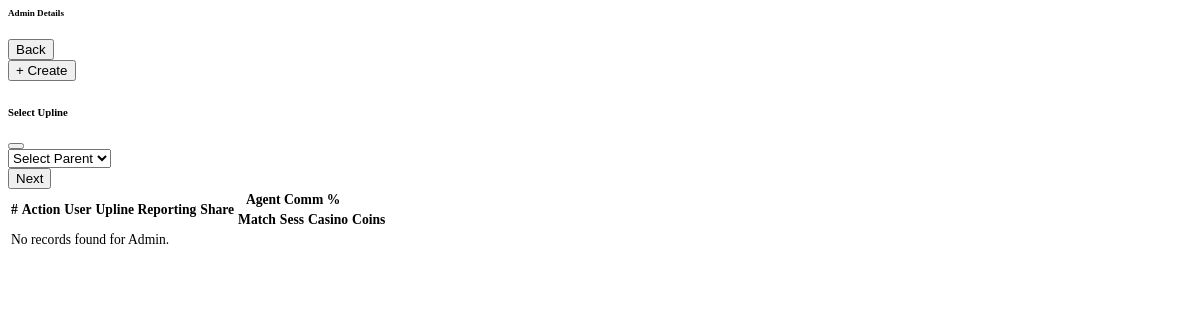
Before: /get-downline/Admin/ (signed in) with the older database file.
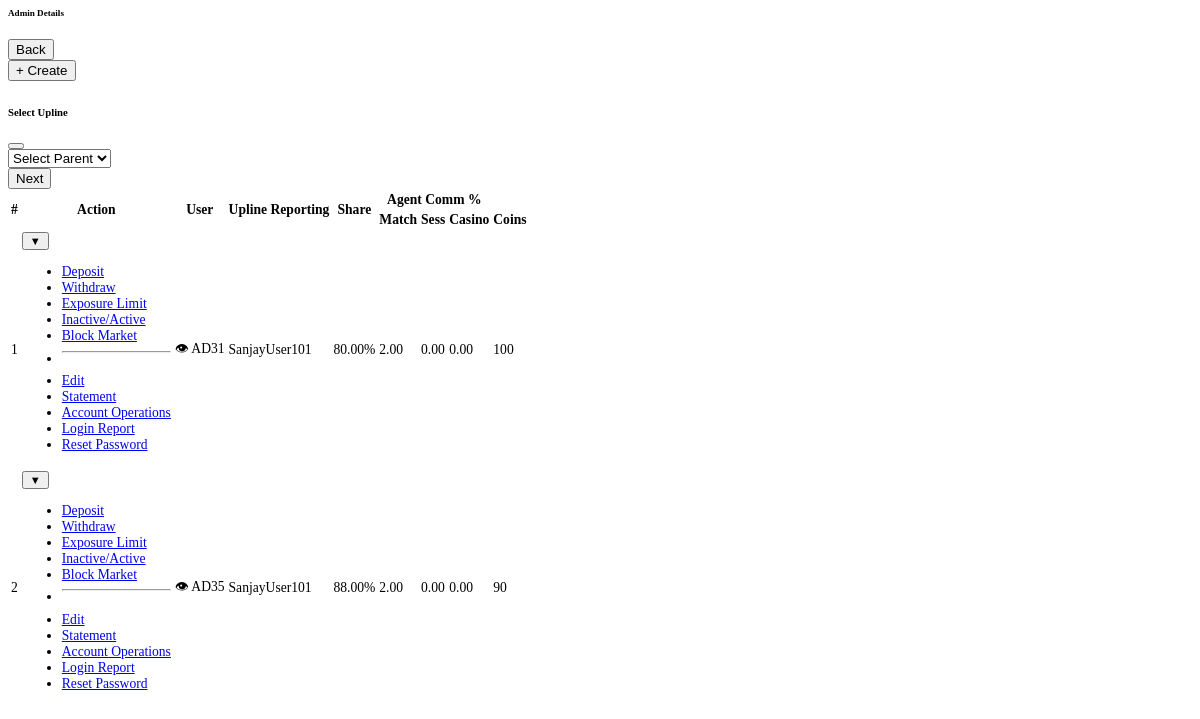
After: the same page with the newer database file.
### UserManager/models.py (models this page shows, shortened)
class Account(models.Model):
    user = models.OneToOneField(
        settings.AUTH_USER_MODEL,
        on_delete=models.CASCADE,
        related_name="account"
    )
    parent = models.ForeignKey(
        "self",
        on_delete=models.PROTECT,
        null=True,
        blank=True,
        related_name="children"
    )
    role = models.CharField(
        max_length=20,
        choices=Role.choices,
        db_index=True
    )
    coins = models.IntegerField(default=0)
    match_share = models.DecimalField(max_digits=5, decimal_places=2, default=0)
    casino_share = models.DecimalField(max_digits=5, decimal_places=2, default=0)
    COMMISSION_TYPE = [
        ("BET_BY_BET", "Bet by Bet"),
        ("NO_COMMISSION", "No Commission"),
    ]
    commission_type = models.CharField(
        max_length=20,
        choices=COMMISSION_TYPE
    )
    match_commission = models.DecimalField(max_digits=5, decimal_places=2, default=0)
    session_commission = models.DecimalField(max_digits=5, decimal_places=2, default=0)
    casino_commission = models.DecimalField(max_digits=5, decimal_places=2, default=0)
    share_type = models.CharField(
        max_length=20,
        choices=[
            ("CHANGE", "CHANGE"),
            ("FIXED", "FIXED"),
        ],
        default="FIXED"
    )
    ip_address = models.GenericIPAddressField(null=True, blank=True)
    location = models.CharField(max_length=30, null=True, blank=True)
    created_at = models.DateTimeField(auto_now_add=True)
    class Meta:
        constraints = [
            models.CheckConstraint(
                condition=Q(match_share__gte=0, match_share__lte=100),
                name="match_share_0_100"
            ),
            models.CheckConstraint(
                condition=Q(casino_share__gte=0, casino_share__lte=100),
                name="casino_share_0_100"
            ),
        ]
    def __str__(self):
        return f"{self.user.username} ({self.role})"

class User(AbstractUser):
    role = models.CharField(
        max_length=20,
        choices=Role.choices,
        default=Role.CLIENT,
        db_index=True
    )
    objects = UserManager()

### UserManager/views.py (the view)
# urls.py: path('get-downline/<str:role_name>/', views.get_downline_data, name='get_downline_data'),
@login_required
def get_downline_data(request, role_name):
    try:
        user_account = Account.objects.get(user=request.user)
        accounts = Account.objects.filter(
            parent=user_account,
            role__iexact=role_name
        ).select_related('user')
        for data in accounts:
            print(data.user.username , data.role,data.coins, data.match_share, data.match_commission,data.session_commission,data.casino_share,data.casino_commission)
        my_level = ROLE_LEVEL.get(user_account.role, 0)
        target_level = ROLE_LEVEL.get(role_name.capitalize(), 0)
        print(accounts)
        return render(request, "usermanagement/partials/agent_table.html", {
            "target_role": role_name.capitalize(),
            "accounts": accounts,
            "target_level": target_level,
            "my_level": my_level,
        })
    except Exception as e:
        print(f"Error in get_downline_data: {e}")
        return HttpResponse("Internal Server Error", status=500)

### UserManager/templates/usermanagement/partials/agent_table.html (shortened to what this page needs)
<div class="card shadow-sm border-0">
    <div class="card-header d-flex justify-content-between align-items-center bg-dark text-white py-2"
        style="font-size: 0.85rem; max-width: 1500px;">
        <h6 class="mb-0 text-uppercase">{{ target_role }} Details</h6>
        <button class="btn btn-primary btn-sm px-3" onclick="location.reload()">Back</button>
    </div>
    <div class="p-3 bg-white">
        <div class="mb-3">
            <button class="btn btn-primary btn-sm px-4"
                onclick="handleCreateClick('{{ target_role }}', {{ my_level|default:0 }}, {{ target_level|default:0 }})">
                + Create
            </button>
        </div>
        <div class="modal fade" id="uplineModal" tabindex="-1" aria-hidden="true">
            <div class="modal-dialog modal-dialog-centered">
                <div class="modal-content">
                    <div class="modal-header bg-dark text-white py-2">
                        <h6 class="modal-title">Select Upline</h6>
                        <button type="button" class="btn-close btn-close-white" data-bs-dismiss="modal"></button>
                    </div>
                    <div class="modal-body p-4">
                        <select class="form-select" id="parentSelect">
                            <option selected disabled>Select Parent</option>
                        </select>
                        <div class="text-center mt-3">
                            <button class="btn btn-primary btn-sm px-5" onclick="proceedToRegistration()">Next</button>
                        </div>
                    </div>
                </div>
            </div>
        </div>
        <div class="table-responsive">
            <table class="table table-bordered table-sm text-center align-middle"
                style="font-size: 0.85rem; max-width: 1500px;">
                <thead class="table-dark">
                    <tr>
                        <th rowspan="2" class="align-middle">#</th>
                        <th rowspan="2" class="align-middle">Action</th>
                        <th rowspan="2" class="align-middle">User</th>
                        <th rowspan="2" class="align-middle">Upline Reporting</th>
                        <th rowspan="2" class="align-middle">Share</th>
                        <th colspan="3">Agent Comm %</th>
                    </tr>
                    <tr>
                        <th>Match</th>
                        <th>Sess</th>
                        <th>Casino</th>
                        <th>Coins</th>
                    </tr>
                </thead>
                <tbody>
                    {% for acc in accounts %}
                    <tr>
                        <td>{{ forloop.counter }}</td>
                        <td>
                            <div class="dropdown">
                                <button class="btn btn-info btn-sm py-0 px-2" type="button" data-bs-toggle="dropdown"
                                    aria-expanded="false">
                                    <small>▼</small>
                                </button>
                                <ul class="dropdown-menu shadow">
                                    <li><a class="dropdown-item"
                                            href="/accounts/deposit/{{ acc.user.username }}/">Deposit</a></li>
                                    <li><a class="dropdown-item"
                                            href="/accounts/deposit/{{ acc.user.username }}/">Withdraw</a></li>
                                    <li><a class="dropdown-item"
                                            href="/accounts/exposure/{{ acc.user.username }}/">Exposure Limit</a></li>
                                    <li><a class="dropdown-item text-danger"
                                            href="/accounts/status/{{ acc.user.username }}/">Inactive/Active</a>
                                    </li>
                                    <li><a class="dropdown-item text-danger"
                                            href="/accounts/status/{{ acc.user.username }}/">Block Market</a>
                                    </li>
                                    <li>
                                        <hr class="dropdown-divider">
                                    </li>
                                    <li>
                                        <a class="dropdown-item" href="#"
                                            onclick="handleEditClick('{{ acc.user.username }}', '{{ target_role }}')">
                                            Edit
                                        </a>
                                    </li>
                                    <li><a class="dropdown-item"
                                            href="/accounts/statement/{{ acc.user.username }}/">Statement</a></li>
                                    <li><a class="dropdown-item"
                                            href="/accounts/operations/{{ acc.user.username }}/">Account Operations</a>
                                    </li>
                                    <li><a class="dropdown-item"
                                            href="/accounts/login-report/{{ acc.user.username }}/">Login Report</a></li>
                                    <li><a class="dropdown-item"
                                            href="/accounts/reset-password/{{ acc.user.username }}/">Reset Password</a>
                                    </li>
                                </ul>
                            </div>
                        </td>
                        <td class="text-primary fw-bold">
                            <span style="cursor:pointer;">👁 {{ acc.user.username }}</span>
                        </td>
                        <td>{{ acc.parent.user.username|default:"System" }}</td>
                        <td>{{ acc.match_share }}%</td>
                        <td>{{ acc.match_commission }}</td>
                        <td>{{ acc.session_commission }}</td>
                        <td>{{ acc.casino_commission }}</td>
                        <td class="fw-bold text-success">{{ acc.coins }}</td>
                    </tr>
                    {% empty %}
                    <tr>
                        <td colspan="12" class="py-5 text-muted bg-light">
                            No records found for {{ target_role }}.
                        </td>
                    </tr>
                    {% endfor %}
                </tbody>
            </table>
        </div>
    </div>
</div>

Changed rows visible on the page:
added Account: user.username "AD31", parent.user.username "SanjayUser101", match_share "80.00", match_commission "2.00", session_commission "0.00", casino_commission "0.00", coins "100"
added Account: user.username "AD35", parent.user.username "SanjayUser101", match_share "88.00", match_commission "2.00", session_commission "0.00", casino_commission "0.00", coins "90"
Other visible differences:
{{ target_role }}: "Admin" → (not shown)
text no longer shown: "No records found for ."
